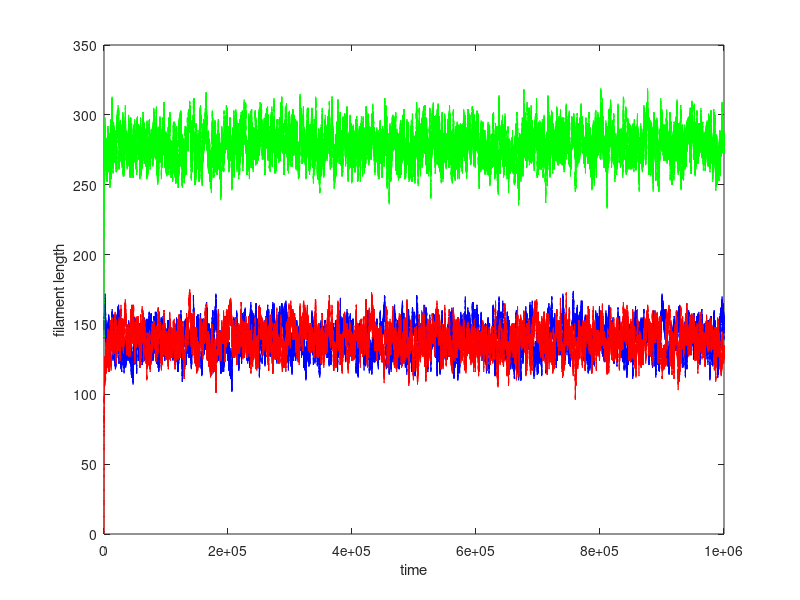

Source code (MATLAB): (Note: this script raises an error after producing the figure.)
%Lishibanya Mohapatra, Brandeis University.

%This code is trying to understand flagella size control in Chlamydomonas.
%The minimal $$ model consists of limiting monomer pool with IFT mechanism.
%First we construct individual length trajectory using Doob-Gillespie
%algorithm, then compute the autocorrelations for L1-L2 and L1+L2, and $$ finally compare it
%with the expected theoretical result.

clear all;
close all;

Ntot=500;
Nift1 = 5;
Nift2 = 5;
v = 2.5;
alpha = 0.01;
r1=((Nift1*v*alpha)/2);
r2=((Nift2*v*alpha)/2);
gamma=0.1;
p1 = zeros(1,Ntot);
p2 = zeros(1,Ntot);
ptot = zeros(1,Ntot);
MaxT=1000000;
t1=1000000;
Lstar=r1*Ntot/(2*r1+gamma);

for j=1:1
    j;
    
    m1=zeros(1,MaxT);
    m1(1)=140;
    m2=zeros(1,MaxT);
    m2(1)=1;
    mtot=zeros(1,MaxT);
    mtot(1)=m1(1)+m2(1);
    monomers=Ntot;
    T=zeros(1,MaxT);
    T(1)=0;
    
    for i=1:MaxT
        
        k1=r1*(monomers-mtot(1))/m1(i);
        k3=r2*(monomers-mtot(1))/m2(i);
               
        if (m1(i)<=1)
            k2=0;
        else
            k2=gamma;
        end
        
        if (m2(i)<=1)
            k4=0;
        else
            k4=gamma;
        end
        
        
        
        k0=k1+k2+k3+k4;
        
        % Determine time spent
        
        CoinFlip1=rand;
        tau(i)=(1/k0)*log(1/CoinFlip1);
        T(i+1)= T(i)+tau(i);
        % Determine reaction
        
        CoinFlip=rand;
        if CoinFlip<=k1/k0
            m1(i+1)=m1(i)+1;
            m2(i+1)=m2(i);
            monomers=monomers-1;
        else
            if (CoinFlip>=k1/k0) && (CoinFlip<=(k1+k2)/k0)
                m1(i+1)=m1(i)-1;
                m2(i+1)=m2(i);
                monomers=monomers+1;
            else
                if (CoinFlip>=(k1+k2)/k0) && (CoinFlip<=(k1+k2+k3)/k0)
                    m1(i+1)=m1(i);
                    m2(i+1)=m2(i)+1;
                    monomers=monomers-1;
                else
                    m1(i+1)=m1(i);
                    m2(i+1)=m2(i)-1;
                    monomers=monomers+1;
                end
            end
        end
        
        mtot(i+1)=m1(i+1)+m2(i+1);
        
        if T(i+1)>=t1
            break;
        end
    end
        
    p1(m1(i+1))= p1(m1(i+1))+1;
    p2(m2(i+1))= p2(m2(i+1))+1;
    ptot(mtot(i+1))= ptot(mtot(i+1))+1;
    
    
end

p1 = p1/sum(p1);
p2 = p2/sum(p2);
ptot = ptot/sum(ptot);
x = 1:1:Ntot;

Avg= sum(x.*p1);
variance= sum((x.^2).*p1)-(sum(x.*p1))^2;


% Plot the trajectories
figure;
plot(T(1:i),m1(1:i),'b')
hold on
plot(T(1:i),m2(1:i),'r')
plot(T(1:i),mtot(1:i),'g')
hold off
xlabel('time')
ylabel('filament length')
legend('L1','L2','L1+L2','location', 'SE');

%Plot the segmented trajectories
figure;
t1=T(10000:i);
sig1=m1(10000:i)-m2(10000:i);
sig0=(m1(10000:i)+m2(10000:i))- 2*Lstar;
plot(t1,sig1,'b.',t1,sig0,'r.')
title('Input signals');
xlabel('time');
ylabel('filament difference and sum lengths');
legend('L1-L2','L1+L2-2Lss','location', 'SE');

%plot the interpolated difference trajectories
xq=t1(1):1:t1(end);
sig=interp1(t1,sig1,xq);
sig2=interp1(t1,sig0,xq);
figure;
plot(t1,sig1,'o',xq,sig,':.');
title('Input signals');
xlabel('time');
ylabel('filament difference length');
legend('signal','Interpolated','location', 'SE');

%plot the interpolated sum trajectories
figure;
plot(t1,sig0,'o',xq,sig2,':.');
title('Input signals');
xlabel('time');
ylabel('filament sum length');
legend('signal','Interpolated','location', 'SE');

lagS=size(xq,2)-1;
lagS2=size(xq,2)-1;


%plot autocorrelation for difference
figure;
autocorr(sig,lagS);
[h,lag]=autocorr(sig,lagS);
j1=(r1/Lstar)*(Ntot/Lstar-2);
k1=(exp(-j1.*lag))/j1;
eta1= 1/k1(1);
k1=(exp(-j1.*lag))*eta1/j1;

%compare computed autocorrelation with theory, using fit 1
figure
plot(lag,h,'b');
hold on;
plot(lag,k1,'g');
hold off;
title('auto-correlation l1-l2');
xlabel('time');
ylabel('autocorr');
xlim([0,2000]);
legend('auto(computed)','auto(theory)','location', 'NE')


Eqn = @(a,x)(a/j1)*exp(-j1*x);
startPoints = 1;
[f1,gof,output] = fit(lag',h',Eqn,'Start', startPoints);
%compare computed autocorrelation with theory, using fit 2
figure;
plot(f1,lag',h','predfunc');
xlabel('time');
ylabel('Autocorrelation');
title('Fit with Theorectical function a*exp(-b*x)');
xlim([0,2000]);
eta3=coeffvalues(f1);

% semi-log plot to check decay
figure;
semilogy(lag(1:1000),h(1:1000),lag(1:1000),k1(1:1000))
title('log auto-correlation l1-l2');
xlabel('lag');
ylabel('log autocorr');
legend('auto(computed)','auto(theory)','location', 'SW')


%plot autocorrelation for sum
figure;
autocorr(sig2,lagS2);
[h2,lag2]=autocorr(sig2,lagS2);
j2=(r1*Ntot)/(Lstar^2);

%compare computed autocorrelation with theory, using fit 1
figure;
k2=exp(-j2.*lag2)/j2;
eta2= 1/k2(1);
k2=exp(-j2.*lag2)*eta2/j2;
plot(lag2,h2,'b');
hold on;
plot(lag2,k2,'g');
hold off;
title('auto-correlation l1+l2');
xlabel('time');
ylabel('autocorr');
xlim([0,2000]);


Eqn = @(a,x)(a/j2)*exp(-j2*x);
startPoints = 1;
[f1,gof,output] = fit(lag2',h2',Eqn,'Start', startPoints);
%compare computed autocorrelation with theory, using fit 2
figure;
plot(f1,lag2',h2','predfunc');
xlabel('time');
ylabel('Autocorrelation');
title('Fit with Theorectical function a*exp(-b*x)');
xlim([0,2000]);
eta4=coeffvalues(f1);

% semi-log plot to check decay
figure;
semilogy(lag2(1:2000),h2(1:2000),lag2(1:2000),k2(1:2000))
title('log auto-correlation l1+l2');
xlabel('lag');
ylabel('log autocorr');
xlim([0,1000]);

% eta1, eta3 values are noise values for difference
% eta2, eta4 values are noise values for sum
